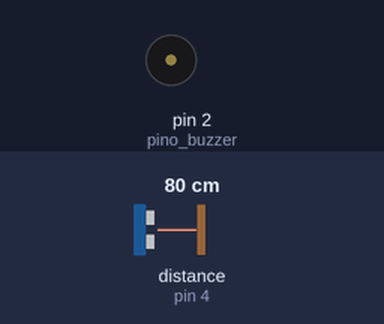
The sketch below on a simulated Arduino Uno, built with avr-gcc and run on an emulated ATmega328P. Parts: buzzer (waves = sounding). The test bench sets the inputs (shaded band); at power-on: distance to the obstacle (sensor on pin 4) 80 cm. The echo pulse lasts 58.3 µs per cm.

Above: at 1.2 s.
1.3 s: distance to the obstacle (sensor on pin 4) set to 76 cm
At 2.36 s:
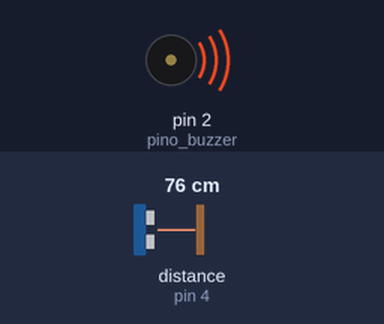
4.3 s: distance to the obstacle (sensor on pin 4) set to 2 cm
At 5.5 s:
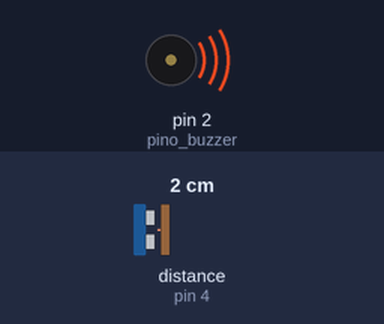
5.8 s: distance to the obstacle (sensor on pin 4) set to 9 cm
7.3 s: distance to the obstacle (sensor on pin 4) set to 12 cm
At 7.65 s:
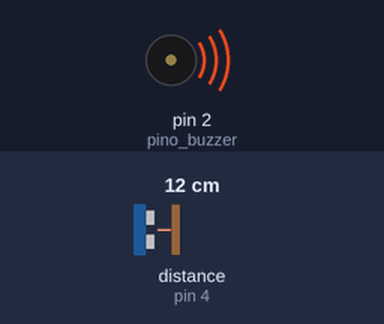
10.3 s: distance to the obstacle (sensor on pin 4) set to 4 cm
At 10.6 s:
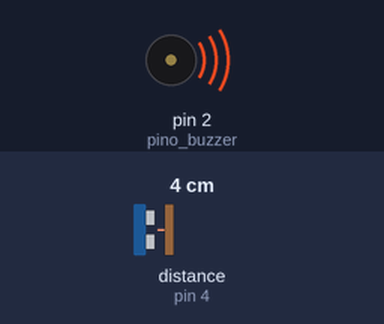
Timing chart, 0 to 12.8 s (numbered marks = the images above; inputs shaded):
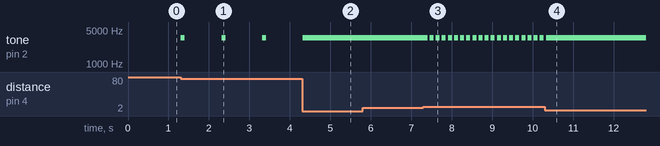

The sketch:

sketch_oct20a.ino
```cpp
#include <Ultrasonic.h>
int pino_Trig = 3,pino_Echo = 4, distancia;
Ultrasonic Sensor(pino_Trig, pino_Echo);
int pino_buzzer = 2, frequencia = 3500;
void setup() {
  pinMode(pino_buzzer, OUTPUT);
}//setup
void loop(){

  distancia = Sensor.read();
  if(distancia < 80 && distancia > 50){
    tone(pino_buzzer, frequencia, 100);
    delay(1000);
  }//if

  if (distancia <50 && distancia > 30){
    tone (pino_buzzer, frequencia, 100);
    delay(700);
  }//if

  if (distancia < 30 && distancia > 20) {
    tone(pino_buzzer, frequencia, 100);
    delay(300);
  }//if

  if (distancia < 20 && distancia > 10){
    tone (pino_buzzer, frequencia, 100);
    delay(150);
  }//if

  if (distancia < 10) {
    tone(pino_buzzer, frequencia);
  }//if

}//loop
```

Measured:
- the behaviour switches between 80 and 79 cm on distance to the obstacle (sensor on pin 4) (found by bisection; images 0 and 1)
- the behaviour switches between 10 and 11 cm on distance to the obstacle (sensor on pin 4) (found by bisection; images 2 and 3)
- after the input at 1.3 s, tone on pin 2 (pino_buzzer): alternates 3500 Hz for 0.10 s and silent for 0.91 s, starting at once
- after the input at 4.3 s, tone on pin 2 (pino_buzzer): goes on until 4.3 s, then stays 3500 Hz
- after the input at 5.8 s, every drawn part: stays the same
- after the input at 7.3 s, tone on pin 2 (pino_buzzer): alternates 3500 Hz for 0.10 s and silent for 0.05 s, starting after 0.10 s
- after the input at 10.3 s, tone on pin 2 (pino_buzzer): goes on until 10.3 s, then stays 3500 Hz
